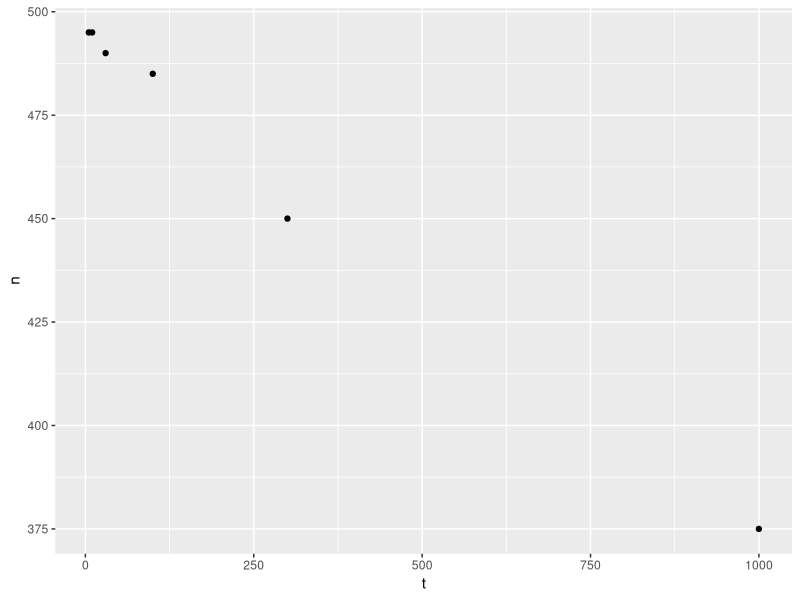
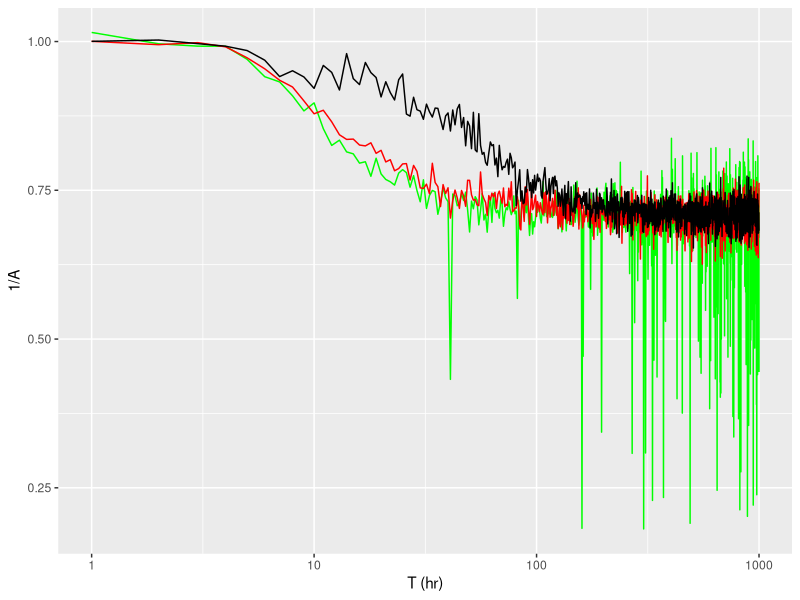

These figures' R source, in order:
library(ggplot2)

n <- 500

n_days <- 5
n_weeks <- n/n_days

mu_c <- 1

## Find the relationship between n and T
t1 <- c(5, 10, 30, 100, 300, 1000)
n1 <- c(495, 495, 490, 485, 450, 375)

ggplot(data.frame(t = t1, n = n1),
       aes(x = t, y = n)) +
  geom_point()

n_t_mod <- lm(n1 ~ t1)


#####
get_damp_fac <- function(t, cv_c, k){
  
  # set.seed(1)
  
  sd_c <- cv_c*mu_c
  # sd_c <- exp(sqrt(log(1 + cv_c^2)))
  
  c_ij <- rlnorm(n, 
                 meanlog = mu_c,
                 sdlog = sd_c)
  
  cv_c <- sd(c_ij)/mean(c_ij)
  
  ##
  k_x <- 0.693/t
  
  fac1 <- k*(1-exp(-8*k_x))/k_x
  fac2 <- exp(-24*k_x)
  fac3 <- exp(-72*k_x)
  
  ##
  tmp <- c_ij*fac1
  
  add <- rep(0, times = n)
  
  for (j in 1:n_weeks) {
    
    week_ind <- (j-1)*n_days
    
    if(j == 1) {
      add[week_ind + 1] <- 0
    } else {
      add[week_ind + 1] <- tmp[week_ind]*fac3
    }
    
    for (i in 2:n_days) {
      ind <- week_ind + i
      
      add[ind] <- tmp[ind - 1]*fac2
    }
  }
  
  x_ij <- tmp + add
  
  x_ij_select <- tail(x_ij, n_t_mod$coefficients[1] + n_t_mod$coefficients[2]*t)
  
  cv_x <- sd(x_ij_select)/mean(x_ij_select)
  
  damp_fac <- cv_x/cv_c
  
  # print(cv_x)
  # print(cv_c)
  
  return(damp_fac)
}


get_damp_fac(t = 5,
             cv_c = 0.2,
             k = 1)

t_seq <- 1:1000
damp_fac0.1 <- sapply(t_seq, get_damp_fac, cv_c = 0.1, k = 1)
damp_fac0.2 <- sapply(t_seq, get_damp_fac, cv_c = 0.2, k = 1)
damp_fac0.3 <- sapply(t_seq, get_damp_fac, cv_c = 0.3, k = 1)
damp_fac0.5 <- sapply(t_seq, get_damp_fac, cv_c = 0.5, k = 1)
damp_fac2.5 <- sapply(t_seq, get_damp_fac, cv_c = 2.5, k = 1)


plot_df <- data.frame(t = t_seq,
           damp_fac0.2 = damp_fac0.2,
           damp_fac0.5 = damp_fac0.5,
           damp_fac2.5 = damp_fac2.5)

ggplot(plot_df, aes(x = t)) + 
  # geom_smooth(aes(y = damp_fac0.2), se = FALSE, method = "gam", formula = y ~ s(x, bs = "tp")) +
  geom_line(aes(y = damp_fac2.5), col = "green") +
  geom_line(aes(y = damp_fac0.5), col = "red") +
  # geom_line(aes(y = damp_fac0.3), col = "blue") +
  geom_line(aes(y = damp_fac0.2)) +
  # geom_line(aes(y = damp_fac0.1), col = "steelblue") +
  scale_x_continuous(trans = 'log10') + 
  labs(x = "T (hr)",
       y = "1/A")
